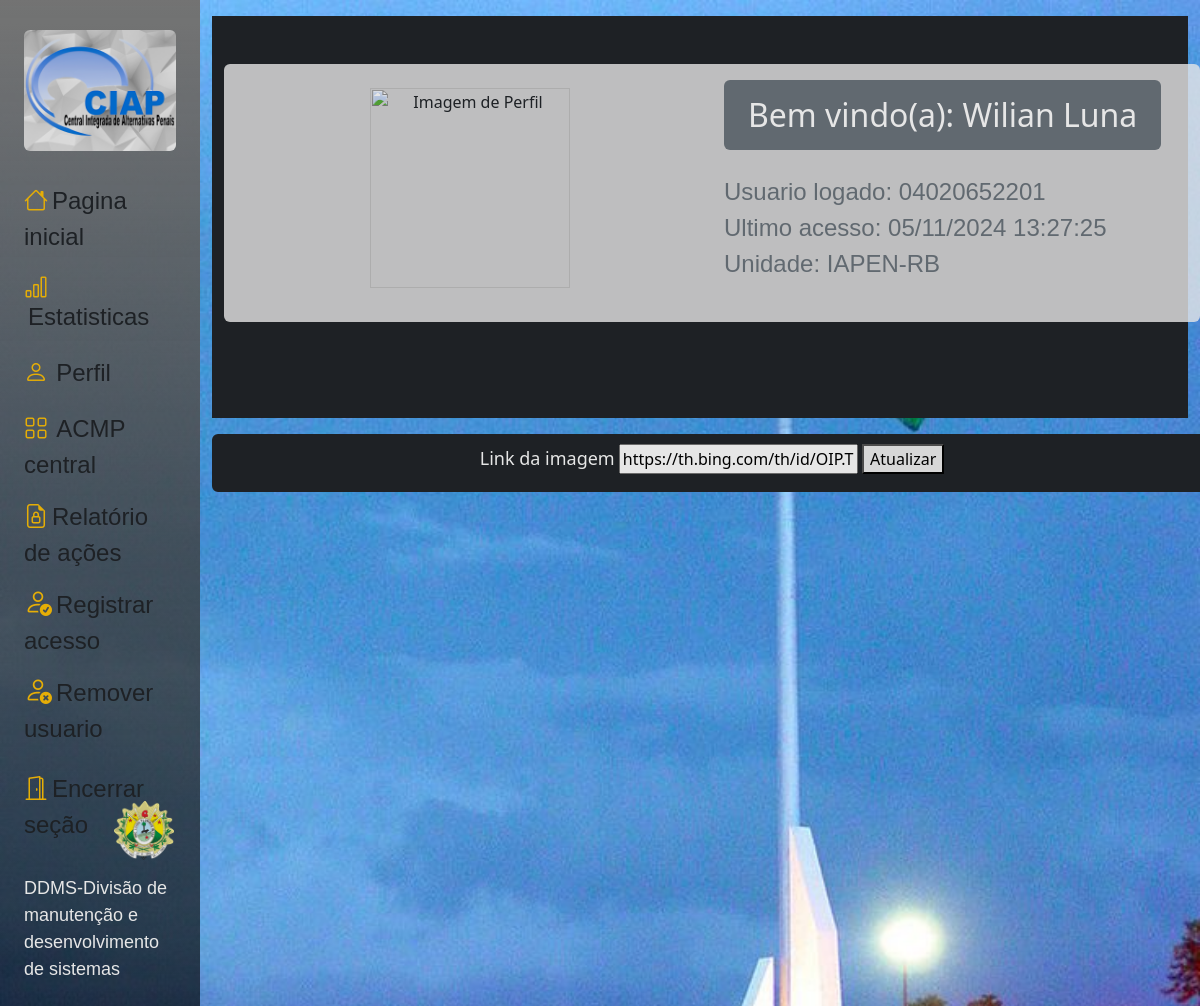
The page /base/perfil/ (signed in) on the database as committed earlier.
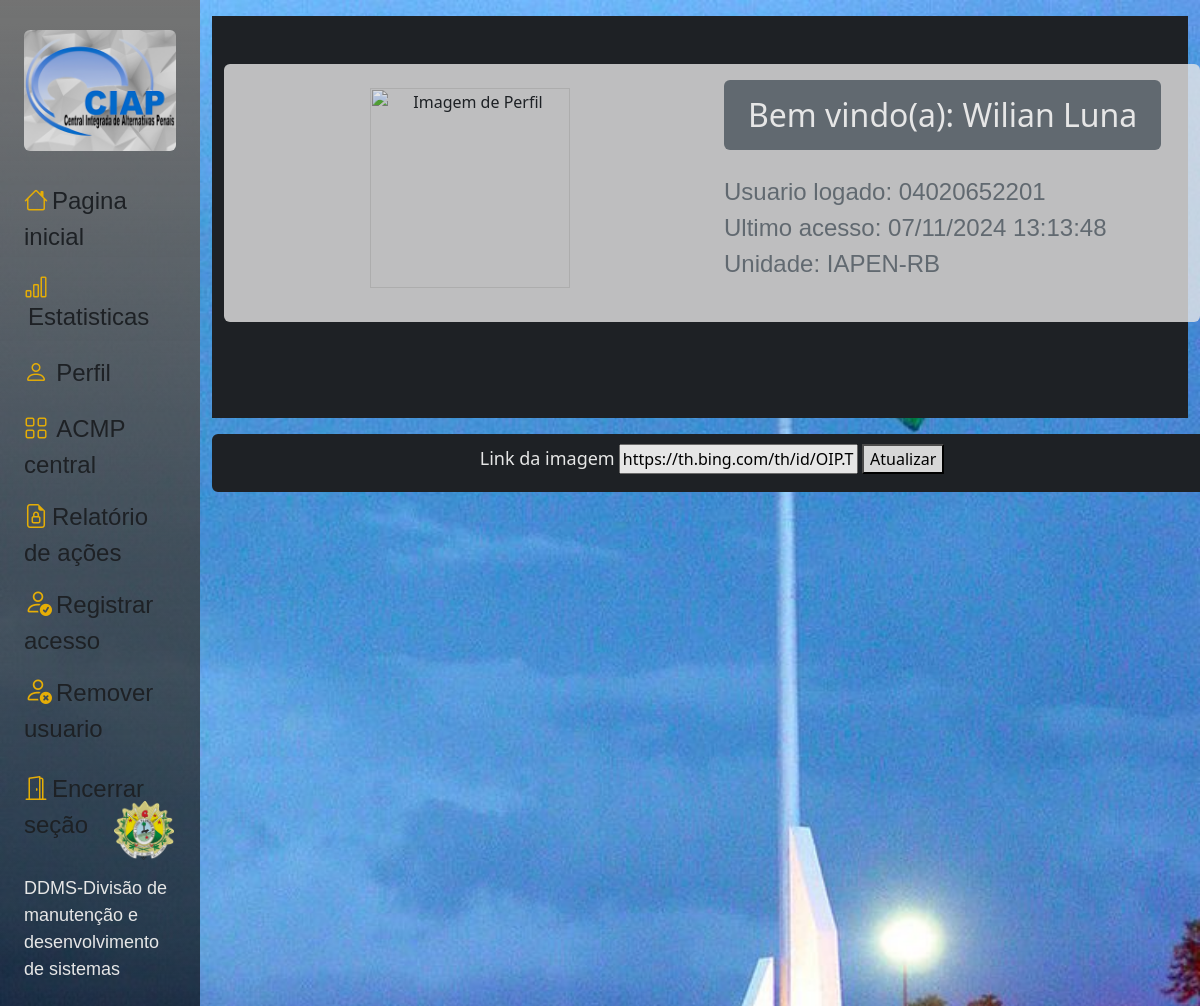
The same page on the database as committed later.
### core/models.py (models this page shows, shortened)
class User(AbstractBaseUser, PermissionsMixin):
    cpf = models.CharField(max_length=11, unique=True)
    nome = models.CharField(max_length=255, default='')
    profile_image = models.URLField(max_length=200, blank=True, null=True)
    unidade = models.CharField(
                            choices=c_unidade,
                            max_length=15,
                            null=False,
                            blank=False,
                            default='Não informado',
                            )
    is_active = models.BooleanField(default=True)
    is_staff = models.BooleanField(default=False)
    USERNAME_FIELD = 'cpf'
    REQUIRED_FIELDS = []
    objects = UserManager()
    class Meta:
        indexes = [
            models.Index(fields=['unidade']),
        ]

### core/views.py (the view)
# urls.py: path('base/perfil/', views.atualizar_perfil_img, name='perfil'),
def atualizar_perfil_img(request):
    if request.user.is_authenticated:
        user = request.user  # Now it's guaranteed to be a User instance
        if request.method == 'POST':
            form = UserForm(request.POST, instance=user)
            if form.is_valid():
                form.save()
                return redirect('perfil')
        else:
            form = UserForm(instance=user)
        return render(request, 'account/perfil.html', {'form': form})
    else:
        return redirect('login_new')  # Redirect to login if not authenticated

### core/forms.py
class UserForm(forms.ModelForm):
    class Meta:
        model = User
        fields = ['profile_image']

### templates/account/perfil.html (shortened to what this page needs)
{% extends 'commons/include/new_base.html' %}
{% load static %}
{% block content %}
<section class="bg-dark py-5">
    <div class="container">
        <div class="row">
            <div class="col-lg-12 mb-4 mb-sm-5">
                <div class="card card-style1 border-0">
                    <div class="card-body p-1-9 p-sm-2-3 p-md-6 p-lg-7">
                        <div class="row align-items-center">
                            <div class="col-lg-6 mb-4 mb-lg-0 text-center">
                            <img src="{{ user.profile_image }}" alt="Imagem de Perfil" onerror="this.src='https://th.bing.com/th/id/R.b84e94b34cf94cf7df6534beca0f18be?rik=A7grf4rTsFJAlQ&riu=http%3a%2f%2fassets.stickpng.com%2fthumbs%2f585e4beacb11b227491c3399.png&ehk=%2f7DjJ5adkIYfWfL4YSP4uLobeynRdeglnEPUcDrHr%2bM%3d&risl=&pid=ImgRaw&r=0'" style="height: 200px;" autocomplete="off">
                            </div>
                            <div class="col-lg-6 px-xl-10">
                                <div class="bg-secondary d-lg-inline-block py-3 px-3 px-sm-4 mb-4 rounded">
                                    <h3 class="h2 text-white mb-0">Bem vindo(a): {{ user.nome }}</h3>
                                </div>
                                <ul class="list-unstyled mb-4">
                                    <li class="mb-2">
                                        <span class="text-secondary me-2 font-weight-600">Usuario logado: {{ user.cpf }}</span>
                                        <br>
                                        <span class="text-secondary me-2 font-weight-600">Ultimo acesso: {{ user.last_login }}</span>
                                        <br>
                                        <span class="text-secondary me-2 font-weight-600">Unidade: {{ user.unidade }}</span>
                                    </li>
                                </ul>
                            </div>
                        </div>
                    </div>
                </div>
            </div>
        </div>
    </div>
</section>
<div class="container border border-2 border-dark bg-dark d-flex justify-content-center rounded mt-3">
    <form method="post" class="mt-2" enctype="multipart/form-data">
        <label class="text-white">Link da imagem</label>
        {{ form.profile_image }}
        <button type="submit">Atualizar</button>
    </form>
    <br>
</div>
{% endblock content %}

Rows that differ between the two databases and show on the page:
changed User "Wilian Luna": last_login "05/11/2024 13:27:25" → "07/11/2024 13:13:48"
